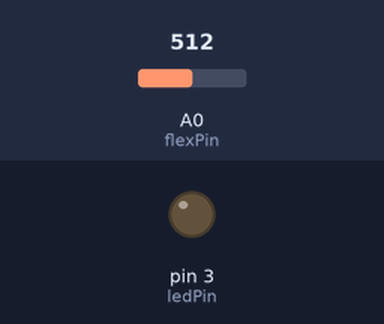
Simulated run of this sketch. Board: Arduino Uno, built with avr-gcc and run on an emulated ATmega328P. Shown: output pins drawn as LEDs (lit = HIGH). The inputs (shaded band) are chosen by the test bench; at power-on: A0 (flexPin) = 512. What the sketch prints to the serial monitor is not drawn.

Above: at 1.8 s.
1.9 s: A0 (flexPin) set to 900
At 2.3 s:
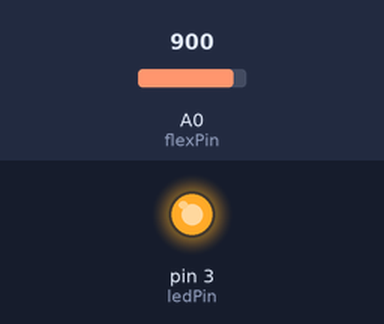
3.5 s: A0 (flexPin) set to 882
At 5.1 s:
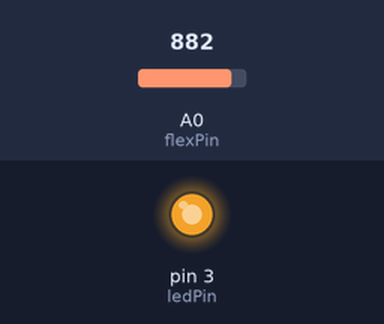
Timing chart, 0 to 6.6 s (numbered marks = the images above; inputs shaded):
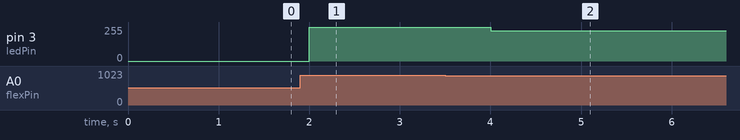

Measured:
- after the input at 1.9 s, pin 3 (ledPin): 0/255 → 255/255 after 0.10 s
- after the input at 3.5 s, pin 3 (ledPin): 255/255 → 228/255 after 0.50 s

The sketch:

flexSensorTest.ino
```cpp
int ledPin = 3;
int flexPin = A0; //immer in analogen input

void setup() {
  pinMode(ledPin, OUTPUT);
  Serial.begin(9600);
}

void loop() {
  int flexValue = analogRead(flexPin);
  Serial.print(flexValue);
  int startwert = 730;
  int endwert = 900;
  int mappedValue = map(flexValue, startwert, endwert, 0, 255);
  if(mappedValue < 0)
    mappedValue = 0;
  if(mappedValue > 255)
    mappedValue = 255;
  Serial.print(" ");
  Serial.print(mappedValue);
  analogWrite(ledPin, mappedValue); //dimmung initialisieren
  delay(1000);
}
```
